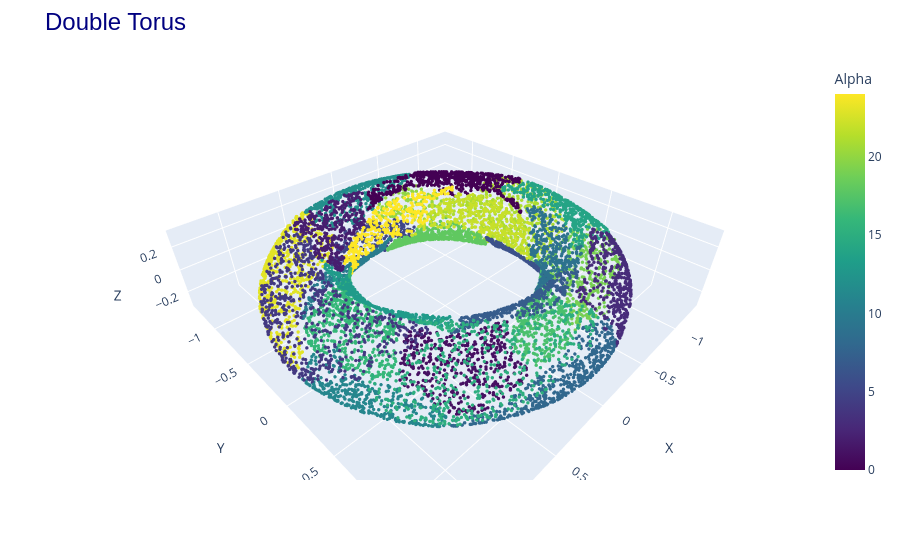

Write notebook code for a chart like this one.
### Code cell
cae = posttrained
reconstructed, alpha = reconstruct("cae", X_train[0:10000])
util.plot3d([(reconstructed, "reconstructed")], title="Double Torus", color=[alpha.detach().numpy()])

### Figure 1 — Plotly figure (JSON) as saved in the notebook; plotly's stock layout.template omitted (floating-point values rounded to 4 significant figures; data arrays with more than 128 entries replaced by an {"elided": "..."} marker saying what was removed)
{"data": [{"marker": {"color": {"elided": "10000 int values"}, "colorbar": {"title": {"text": "Alpha"}}, "colorscale": [[0, "#440154"], [0.1111, "#482878"], [0.2222, "#3e4989"], [0.3333, "#31688e"], [0.4444, "#26828e"], [0.5556, "#1f9e89"], [0.6667, "#35b779"], [0.7778, "#6ece58"], [0.8889, "#b5de2b"], [1, "#fde725"]], "showscale": true, "size": 2}, "mode": "markers", "name": "reconstructed", "type": "scatter3d", "x": {"elided": "10000 float values"}, "y": {"elided": "10000 float values"}, "z": {"elided": "10000 float values"}}], "layout": {"margin": {"t": 60}, "scene": {"aspectmode": "data", "xaxis": {"title": {"text": "X"}}, "yaxis": {"title": {"text": "Y"}}, "zaxis": {"title": {"text": "Z"}}}, "title": {"font": {"color": "navy", "family": "Arial", "size": 24}, "text": "Double Torus"}}}
